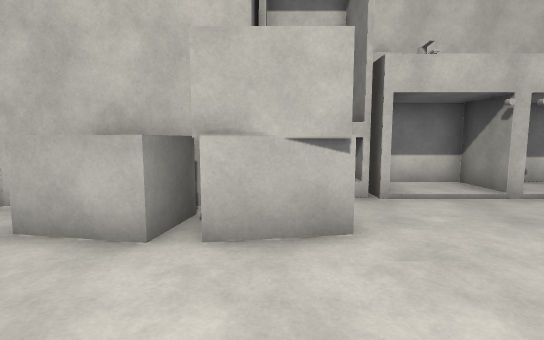
View 1 (above)

15 first-person views from a walk through a scene from a Unity 3-D project. The camera is 1.3 m above the floor, tilts 6° down and sees 85° across. Doors are open. The floor is counted in squares, 1 m on a side. Each view is taken from the middle of a square. On the plan, view 1 faces up. The plan holds only what a view shows up to about 14 squares ahead; the rest is blank. The player character is not drawn. Surface patterns are stand-ins for the level's own textures.

View 2
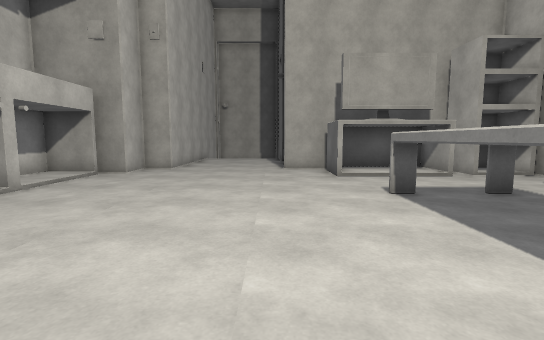

View 3
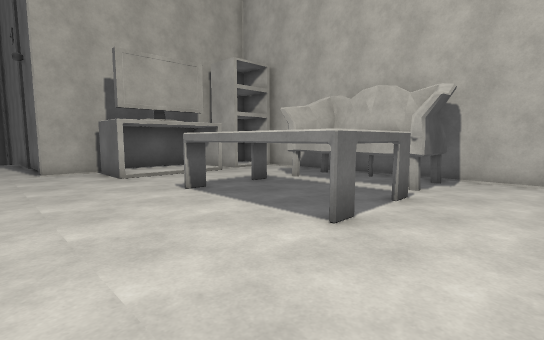

View 4
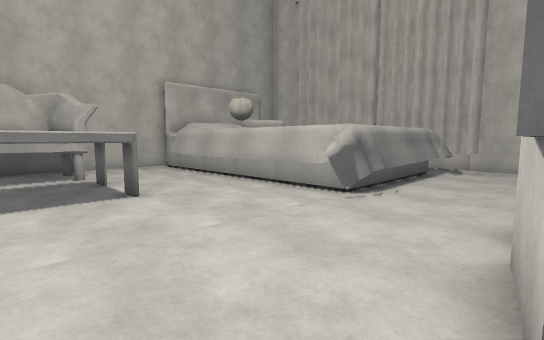

View 5
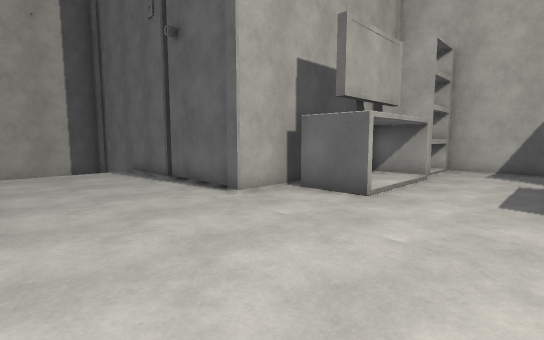

View 6
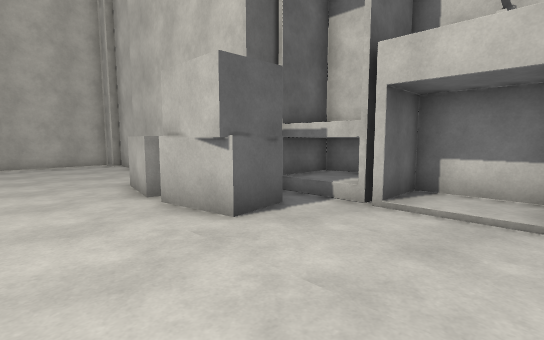

View 7
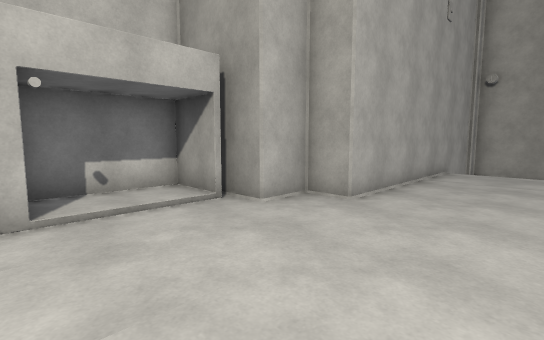

View 8
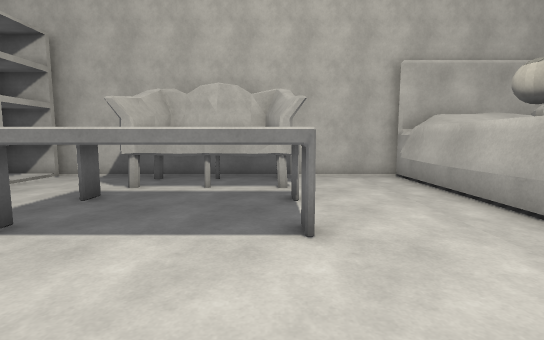

View 9
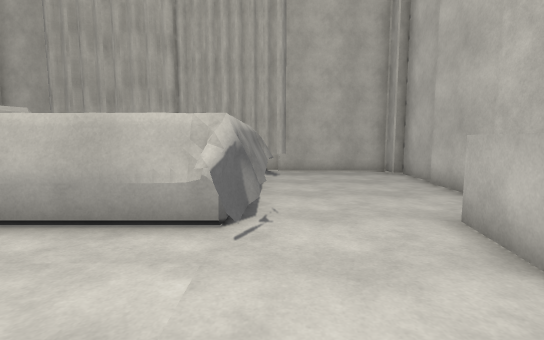

View 10
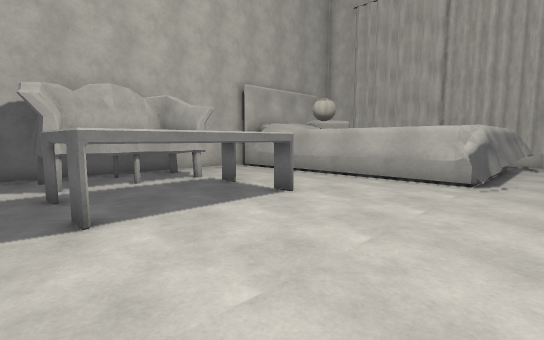

View 11
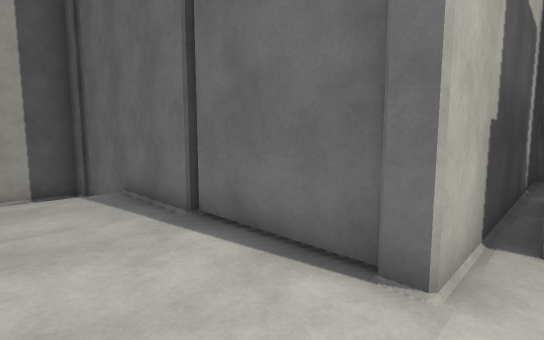

View 12
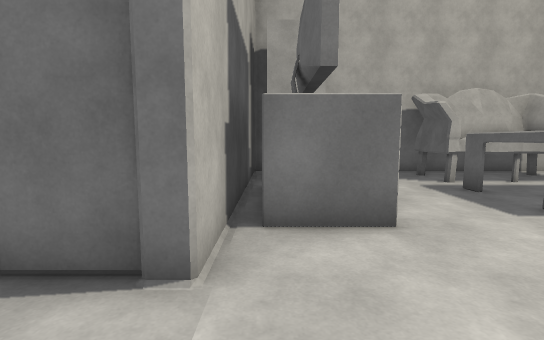

View 13
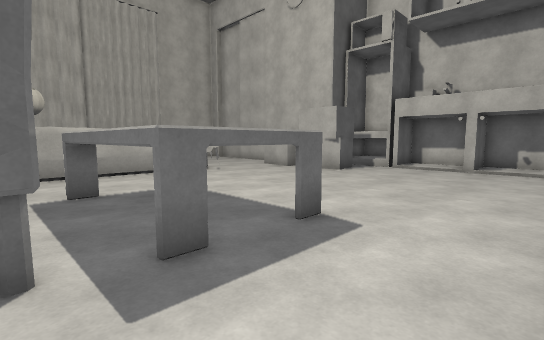

View 14
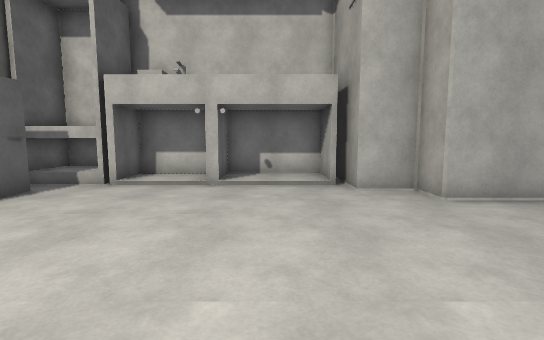

View 15
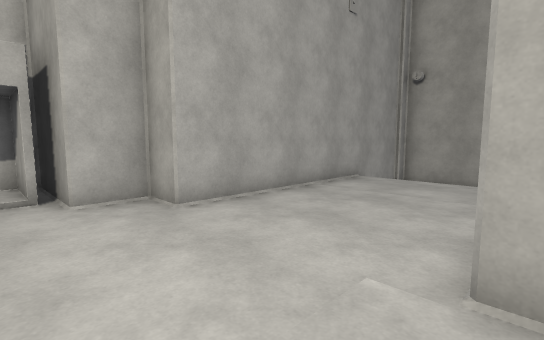

### Floor plan
Key: @ floor where view 1 was taken; # wall or solid block; x gap in a wall; . floor; D open door; ^ raised ledge; v drop or lower ground; T TV; A table; S shelf; F sofa; O other object.
Columns run from 11 left of view 1 to 20 right of it. Each row starts with its distance up from view 1.
  9              O
  8            OOO#######
  7            OOODDDDD.#
  6 ###########DDDDDDDDD###
  5 #.......  ^ #.........#
  4 #.......^^x##.........#######vvv
  3 #............................v
  2 #............................v
  1 #.#######....................v
  0 # ^^^^^^#..@.................v
 -1         ^.............##########
 -2         ^...........TT#
 -3         ^...AAAAA..D T#
 -4         ^...A   A..D T#
 -5       O ^...A   A..D T#
 -6       OO^...AAAAA..TTT#
 -7      ^^^^...FFFFF...SS#
 -8        ^#...FFFFF...SS#
 -9        ##...FFFFF...SS#
-10         ###############

Where each view was taken, in squares from view 1:
view 1: 0 up, 0 right, facing up
view 2: 0 up, 2 left, facing right
view 3: 1 up, 2 left, facing down-right
view 4: 4 up, 3 right, facing down-left
view 5: 4 up, 5 right, facing down-right
view 6: 1 up, 5 right, facing up-left
view 7: 1 up, 5 right, facing up-right
view 8: 1 up, 1 right, facing down
view 9: 1 up, 1 right, facing left
view 10: 2 up, 6 right, facing down-left
view 11: 2 up, 10 right, facing down-right
view 12: 2 up, 10 right, facing down
view 13: 7 down, 8 right, facing up-left
view 14: 2 down, 7 right, facing up
view 15: 1 down, 8 right, facing up-right
